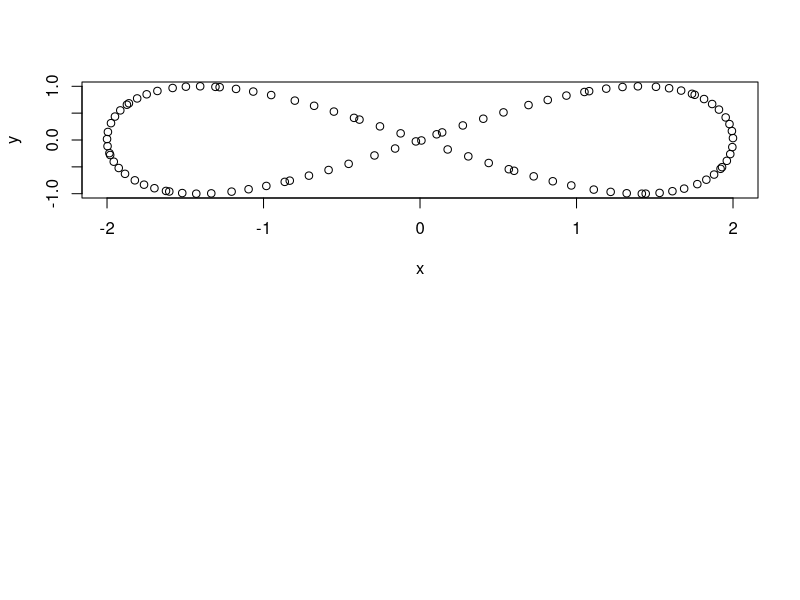

Source code (R): (Note: this script raises an error after producing the figure.)
par(mfrow=c(2,1))
overlap = 50
intervals = 10
bins = 10
filter = 2*cos(0.5*(1:100))
n=100

#triangle, 
#x=c(c(1:100),c(1:100), rep(1,100))
#y=c(c(1:100),rep(100, 100), c(1:100) )


#x+10sin(x)
#x=c(c(0:n))
#y=c(c(10*sin(0:n)+0:n))


#weird random
#x <- c(0:n, n:0)
#y <- c(c(0, cumsum(stats::rnorm(n))), rev(c(0, cumsum(stats::rnorm(n)))))


#fig 8
x=2*cos(0.5*(1:100))
y=sin(1:100)


data <-data.frame(x=x, y=y)
plot(data)

m1 <- mapper1D(
  distance_matrix = dist(data),
  filter_values = filter,
  num_intervals = intervals,
  percent_overlap = overlap,
  num_bins_when_clustering = bins)

library(igraph)

g1 <- graph.adjacency(m1$adjacency, mode="undirected")
plot(g1, layout = layout.auto(g1) )
